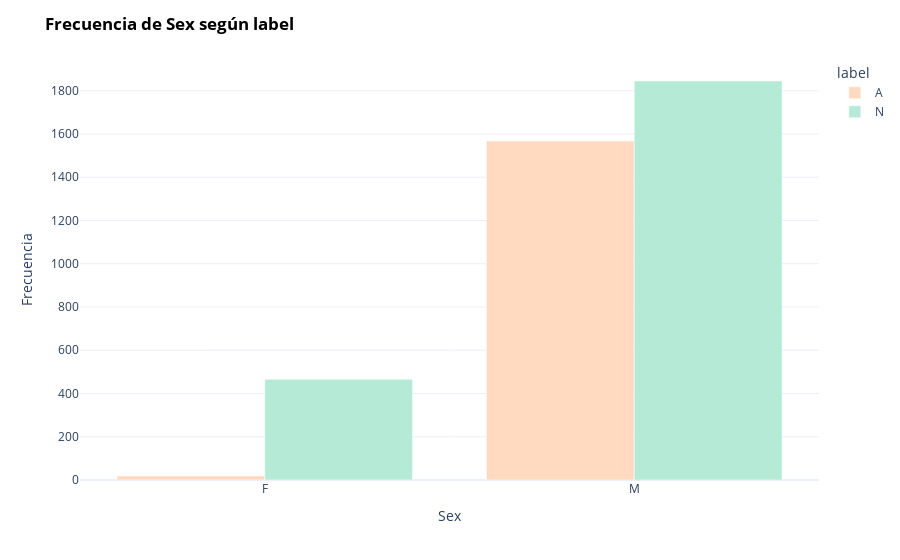

Here is the notebook cell this chart was saved with:
### Markdown cell above
### **Visualización variable categórica agrupada según el estado: Apnea (A) o Sin evento (N)**

### Code cell
# Columna categórica 
category_col = 'Sex'

# Columna para agrupar los datos 
group_col = 'label'

# Contar el número de ocurrencias por combinación de categoría y grupo
df_counts = df.groupby([category_col, group_col], observed=False).size().reset_index(name="count")

# Crear un mapa de colores por defecto 
unique_groups = df[group_col].dropna().unique()
default_colors = ["#b5ead7", "#ffdac1", "#c7ceea", "#ffdd99", "#c2e0ff"]  # Paleta pastel suave
color_map = {group: default_colors[i % len(default_colors)] for i, group in enumerate(unique_groups)}

# Crear gráfico de barras agrupadas con Plotly Express
fig = px.bar(
    df_counts, 
    x=category_col,        # Eje X: la categoría principal (Sex)
    y="count",             # Eje Y: frecuencia de ocurrencias
    color=group_col,      
    barmode="group",       
    color_discrete_map=color_map  
)

# Configurar título y etiquetas de los ejes
fig.update_layout(
    title=dict(text=f"<b>Frecuencia de {category_col} según {group_col}</b>", font=dict(color="black")),
    xaxis_title=category_col,
    yaxis_title="Frecuencia",
    template="plotly_white"
)

# Mostrar la figura
fig.show()

### Figure 1 — Plotly figure (JSON) as saved in the notebook; plotly's stock layout.template omitted (floating-point values rounded to 4 significant figures)
{"data": [{"alignmentgroup": "True", "hovertemplate": "label=A<br>Sex=%{x}<br>count=%{y}<extra></extra>", "legendgroup": "A", "marker": {"color": "#ffdac1", "pattern": {"shape": ""}}, "name": "A", "offsetgroup": "A", "orientation": "v", "showlegend": true, "textposition": "auto", "type": "bar", "x": ["F", "M"], "xaxis": "x", "y": [19, 1568], "yaxis": "y"}, {"alignmentgroup": "True", "hovertemplate": "label=N<br>Sex=%{x}<br>count=%{y}<extra></extra>", "legendgroup": "N", "marker": {"color": "#b5ead7", "pattern": {"shape": ""}}, "name": "N", "offsetgroup": "N", "orientation": "v", "showlegend": true, "textposition": "auto", "type": "bar", "x": ["F", "M"], "xaxis": "x", "y": [466, 1845], "yaxis": "y"}], "layout": {"barmode": "group", "legend": {"title": {"text": "label"}, "tracegroupgap": 0}, "margin": {"t": 60}, "title": {"font": {"color": "black"}, "text": "<b>Frecuencia de Sex según label</b>"}, "xaxis": {"anchor": "y", "domain": [0, 1], "title": {"text": "Sex"}}, "yaxis": {"anchor": "x", "domain": [0, 1], "title": {"text": "Frecuencia"}}}}
